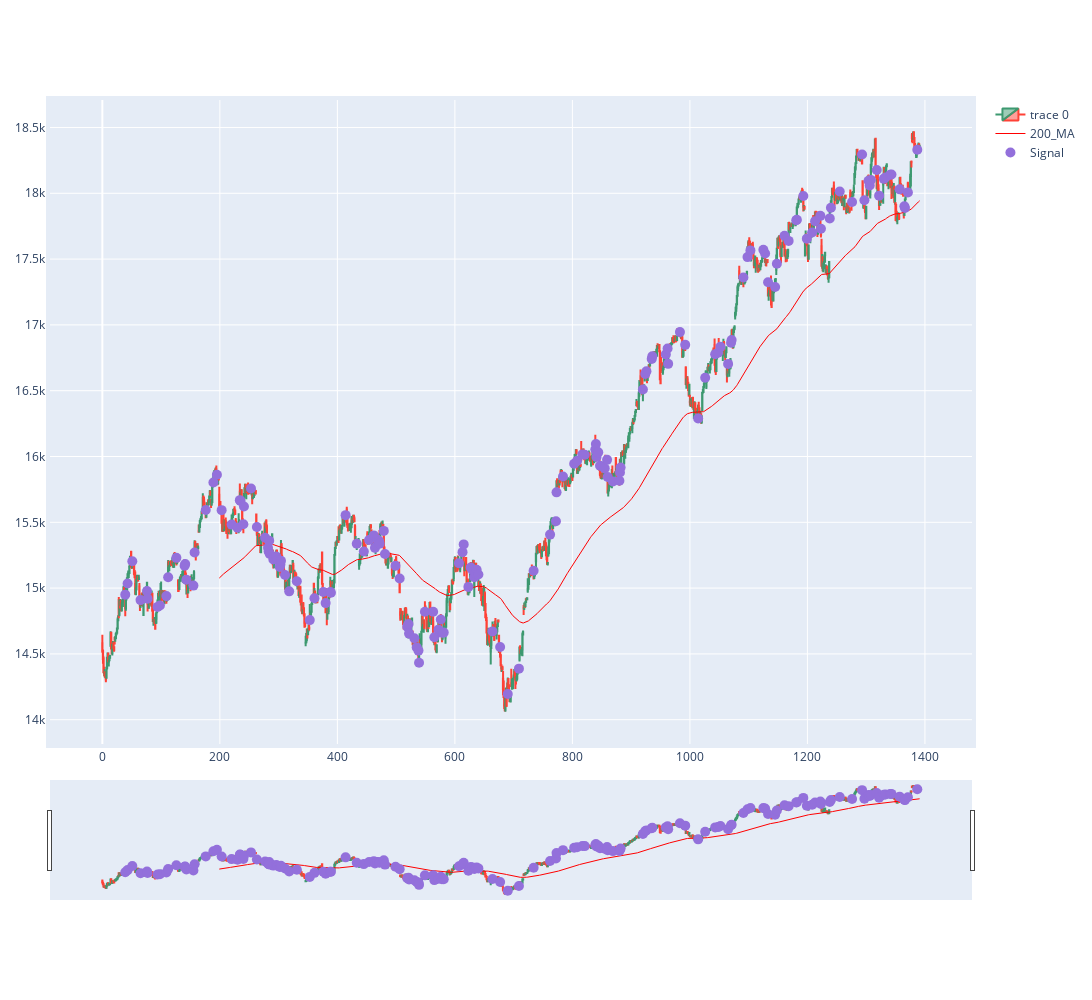

Notebook source saved alongside this figure:
### Code cell
import plotly.graph_objects as go
from plotly.subplots import make_subplots
from datetime import datetime
st=0
dfpl = df[st:st+ len(df)]
dfpl.reset_index(inplace=True)
fig = go.Figure(data=[go.Candlestick(x=dfpl.index,
                open=dfpl['Open'],
                high=dfpl['High'],
                low=dfpl['Low'],
                close=dfpl['Close']),
                # go.Scatter(x=dfpl.index, y=dfpl.VWAP, 
                #            line=dict(color='blue', width=1), 
                #            name="VWAP"), 
                # go.Scatter(x=dfpl.index, y=dfpl['BBL.0'], 
                #            line=dict(color='green', width=1), 
                #            name="BBL"),
                # go.Scatter(x=dfpl.index, y=dfpl['BBU.0'], 
                #            line=dict(color='green', width=1), 
                #            name="BBU")
                go.Scatter(x=dfpl.index, y=dfpl['200_MA'],
                            line=dict(color='red', width=1), 
                            name="200_MA"),
      ])

fig.add_scatter(x=dfpl.index, y=dfpl['pointposbreak'], mode="markers",
                marker=dict(size=10, color="MediumPurple"),
                name="Signal")

# set figure size
fig.update_layout(
    autosize=False,
    width=1600,
    height=1000,
    margin=dict(l=50,r=50,b=100,t=100,pad=4)
)

fig.show()

### Figure 1 — Plotly figure (JSON) as saved in the notebook; plotly's stock layout.template omitted (floating-point values rounded to 4 significant figures; data arrays with more than 128 entries replaced by an {"elided": "..."} marker saying what was removed)
{"data": [{"close": {"elided": "1392 float values"}, "high": {"elided": "1392 float values"}, "low": {"elided": "1392 float values"}, "open": {"elided": "1392 float values"}, "type": "candlestick", "x": {"elided": "1392 int values"}}, {"line": {"color": "red", "width": 1}, "name": "200_MA", "type": "scatter", "x": {"elided": "1392 int values"}, "y": {"elided": "1392 float values"}}, {"marker": {"color": "MediumPurple", "size": 10}, "mode": "markers", "name": "Signal", "type": "scatter", "x": {"elided": "1392 int values"}, "y": {"elided": "1392 float values"}}], "layout": {"autosize": false, "height": 1000, "margin": {"b": 100, "l": 50, "pad": 4, "r": 50, "t": 100}, "width": 1600}}
